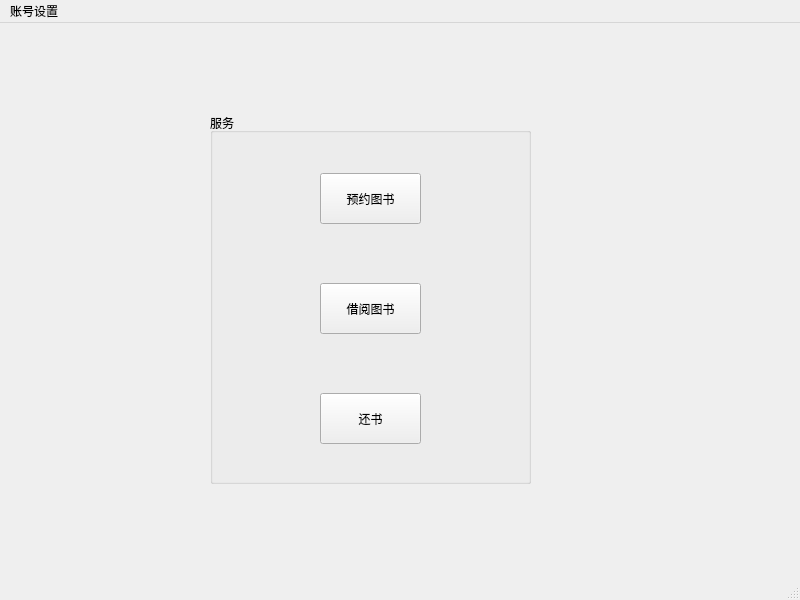
<?xml version="1.0" encoding="UTF-8"?>
<ui version="4.0">
 <class>MainWindow</class>
 <widget class="QMainWindow" name="MainWindow">
  <property name="geometry">
   <rect>
    <x>0</x>
    <y>0</y>
    <width>800</width>
    <height>600</height>
   </rect>
  </property>
  <property name="windowTitle">
   <string>管理页面</string>
  </property>
  <widget class="QWidget" name="centralwidget">
   <widget class="QGroupBox" name="server">
    <property name="geometry">
     <rect>
      <x>210</x>
      <y>90</y>
      <width>321</width>
      <height>371</height>
     </rect>
    </property>
    <property name="title">
     <string>服务</string>
    </property>
    <widget class="QPushButton" name="addReserve">
     <property name="geometry">
      <rect>
       <x>110</x>
       <y>60</y>
       <width>101</width>
       <height>51</height>
      </rect>
     </property>
     <property name="text">
      <string>预约图书</string>
     </property>
    </widget>
    <widget class="QPushButton" name="addBorrow">
     <property name="geometry">
      <rect>
       <x>110</x>
       <y>170</y>
       <width>101</width>
       <height>51</height>
      </rect>
     </property>
     <property name="text">
      <string>借阅图书</string>
     </property>
    </widget>
    <widget class="QPushButton" name="addReturn">
     <property name="geometry">
      <rect>
       <x>110</x>
       <y>280</y>
       <width>101</width>
       <height>51</height>
      </rect>
     </property>
     <property name="text">
      <string>还书</string>
     </property>
    </widget>
   </widget>
  </widget>
  <widget class="QStatusBar" name="statusbar"/>
  <widget class="QMenuBar" name="menubar">
   <property name="geometry">
    <rect>
     <x>0</x>
     <y>0</y>
     <width>800</width>
     <height>21</height>
    </rect>
   </property>
   <widget class="QMenu" name="AccountManage">
    <property name="title">
     <string>账号设置</string>
    </property>
    <addaction name="alterProfile"/>
    <addaction name="alterPassword"/>
    <addaction name="logOut"/>
   </widget>
   <addaction name="AccountManage"/>
  </widget>
  <action name="addBook">
   <property name="text">
    <string>添加图书</string>
   </property>
  </action>
  <action name="alterBook">
   <property name="text">
    <string>图书信息维护</string>
   </property>
  </action>
  <action name="addStudent">
   <property name="text">
    <string>添加学生</string>
   </property>
  </action>
  <action name="alterStudent">
   <property name="text">
    <string>学生信息维护</string>
   </property>
  </action>
  <action name="addUser">
   <property name="text">
    <string>添加用户</string>
   </property>
  </action>
  <action name="alterUser">
   <property name="text">
    <string>用户信息维护</string>
   </property>
  </action>
  <action name="badReserve">
   <property name="text">
    <string>预约信息</string>
   </property>
  </action>
  <action name="badBorrow">
   <property name="text">
    <string>借阅信息</string>
   </property>
  </action>
  <action name="alterProfile">
   <property name="text">
    <string>修改资料</string>
   </property>
  </action>
  <action name="logOut">
   <property name="text">
    <string>退出登录</string>
   </property>
  </action>
  <action name="alterPassword">
   <property name="text">
    <string>修改密码</string>
   </property>
  </action>
 </widget>
 <resources/>
 <connections/>
</ui>
